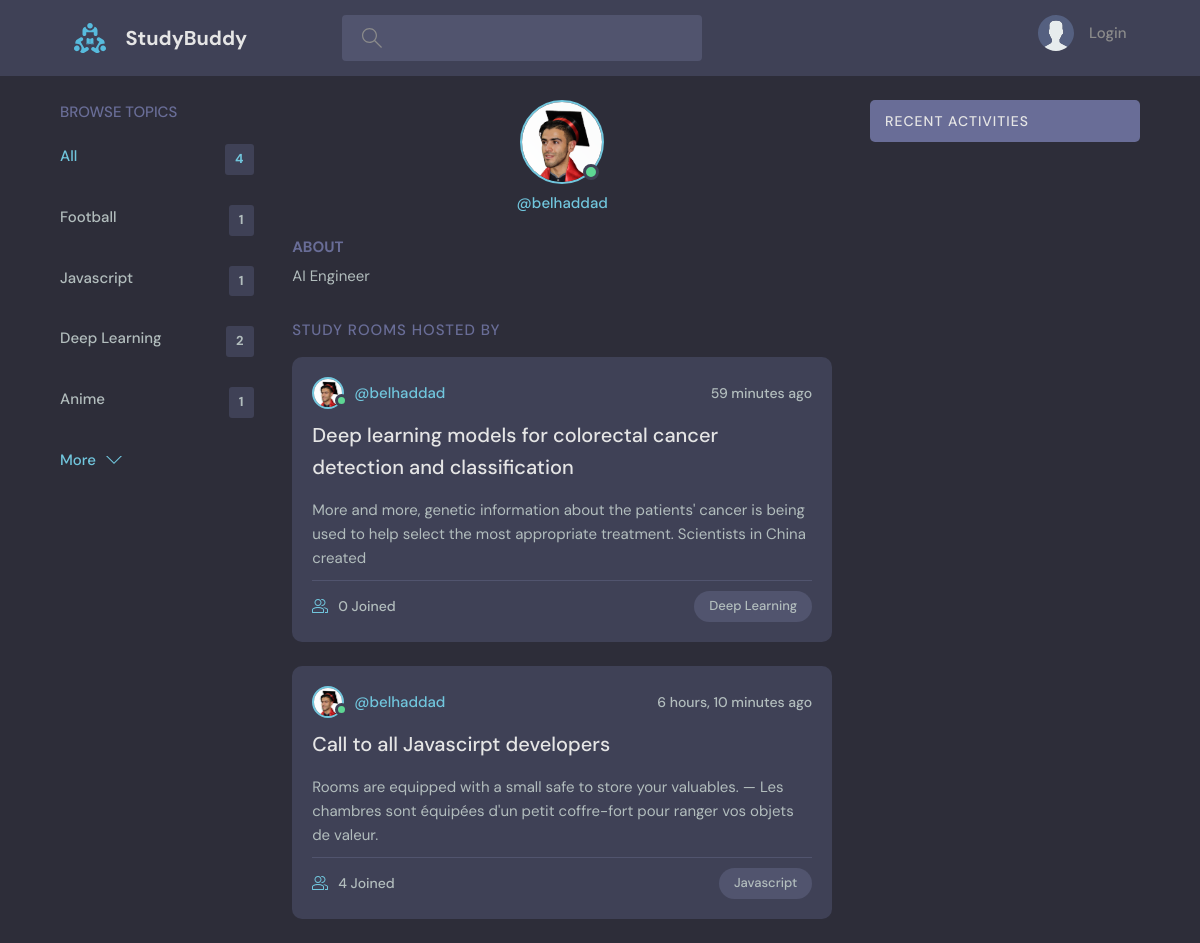
The app's page /profile/2/ with its own data.
### base/models.py (models this page shows, shortened)
class Topic(models.Model):
    name = models.CharField(max_length=200)
    def __str__(self):
        return self.name

class Room(models.Model):
    host = models.ForeignKey(User, on_delete=models.CASCADE)
    topic = models.ForeignKey(Topic, on_delete=models.SET_NULL, null=True)
    name = models.CharField(max_length=200, null=True)
    description = models.TextField(null=True, blank=True)
    participants = models.ManyToManyField(User, related_name='participants', blank=True)
    updated = models.DateTimeField(auto_now=True)
    created = models.DateTimeField(auto_now_add=True)
    class Meta:
        ordering = ['-updated', '-created']

### users/models.py (models this page shows)
class User(AbstractUser):
    name = models.CharField(max_length=200, null=True)
    email = models.EmailField(unique=True, null=True)
    bio = models.TextField(null=True)
    avatar = models.ImageField(upload_to='profiles/', default='profiles/avatar.svg', null=True, blank=True)
    USERNAME_FIELD = 'email'
    REQUIRED_FIELDS = []

### base/views.py (the view)
# urls.py: path('profile/<int:pk>/', views.profile, name="profile"),
def profile(request, pk):
    profile = User.objects.get(id=pk)
    rooms = profile.room_set.all()
    room_messages = profile.message_set.all()
    topics = Topic.objects.all()[0:5]
    context = {'profile': profile, 'rooms':rooms, 'topics':topics, 'room_messages': room_messages}
    return render(request, 'base/profile.html', context)

### base/templates/base/profile.html (shortened to what this page needs)
{% extends 'main.html' %}
{% block content %}
  <main class="profile-page layout layout--3">
    <div class="container">
      {% include 'base/section_topics.html' %}
      <div class="roomList">
        <div class="profile">
          <div class="profile__avatar">
            <div class="avatar avatar--large active">
              <img src="{{profile.avatar.url}}" />
            </div>
          </div>
          <div class="profile__info">
            <p>@{{profile.username}}</p>
          </div>
          <div class="profile__about">
            <h3>About</h3>
            <p>
              {{profile.bio}}
            </p>
          </div>
        </div>
        <div class="roomList__header">
          <div>
            <h2>Study Rooms Hosted by {{profile.first_name}}</a>
            </h2>
          </div>
        </div>
        {% include 'base/section_rooms.html' %}
      </div>
        {% include 'base/section_activities.html' %}
    </div>
  </main>
{% endblock content %}

### base/templates/base/section_topics.html
<div class="topics">
    <div class="topics__header">
      <h2>Browse Topics</h2>
    </div>
    <ul class="topics__list">
      <li>
        <a href="/" class="active">All <span>{{topics.count}}</span></a>
      </li>
      {% for topic in topics %}
        <li>
          <a href="{% url 'home' %}?search_query={{topic}}">{{topic}} <span>{{topic.room_set.all.count}}</span></a>
        </li>
      {% endfor %}
    </ul>
    <a class="btn btn--link" href="{% url 'topics' %}">
      More
      <svg version="1.1" xmlns="http://www.w3.org/2000/svg" width="32" height="32" viewBox="0 0 32 32">
        <title>chevron-down</title>
        <path d="M16 21l-13-13h-3l16 16 16-16h-3l-13 13z"></path>
      </svg>
    </a>
  </div>

### base/templates/base/section_rooms.html (shortened to what this page needs)
{% for room in rooms %}
        <div class="roomListRoom">
          <div class="roomListRoom__header">
            <a href="{% url 'profile' room.host.id %}" class="roomListRoom__author">
              <div class="avatar avatar--small active">
                <img src="{{room.host.avatar.url}}" />
              </div>
              <span>@{{room.host.username}}</span>
            </a>
            <div class="roomListRoom__actions">
              <span>{{room.created|timesince}} ago</span>
            </div>
          </div>
          <div class="roomListRoom__content">
            <a href="{% url 'room' room.id %}?next={{request.path}}">{{room.name}}</a>
            <p>
              {{room.description|slice:150}}
            </p>
          </div>
          <div class="roomListRoom__meta">
            <a class="roomListRoom__joined">
              {{room.participants.count}} Joined
            </a>
            <p class="roomListRoom__topic">{{room.topic}}</p>
          </div>
        </div>
{% endfor %}

### records on screen
Topic: name "Football", room_set.all.count "1"
Topic: name "Javascript", room_set.all.count "1"
Topic: name "Deep Learning", room_set.all.count "2"
Topic: name "Anime", room_set.all.count "1"
User: avatar (picture), username "belhaddad", bio "AI Engineer"
Room: host.avatar (picture), host.username "belhaddad", created "59 minutes", name "Deep learning models for colorectal cancer detection and classification", description "More and more, genetic information about the patients' cancer is being used to help select the most appropriate treatment. Scientists in China created", participants.count "0", topic "Deep Learning"
Room: host.avatar (picture), host.username "belhaddad", created "6 hours, 10 minutes", name "Call to all Javascirpt developers", description "Rooms are equipped with a small safe to store your valuables. — Les chambres sont équipées d'un petit coffre-fort pour ranger vos objets de valeur.", participants.count "4", topic "Javascript"

### other values on screen
{{ topics.count }} "4"
